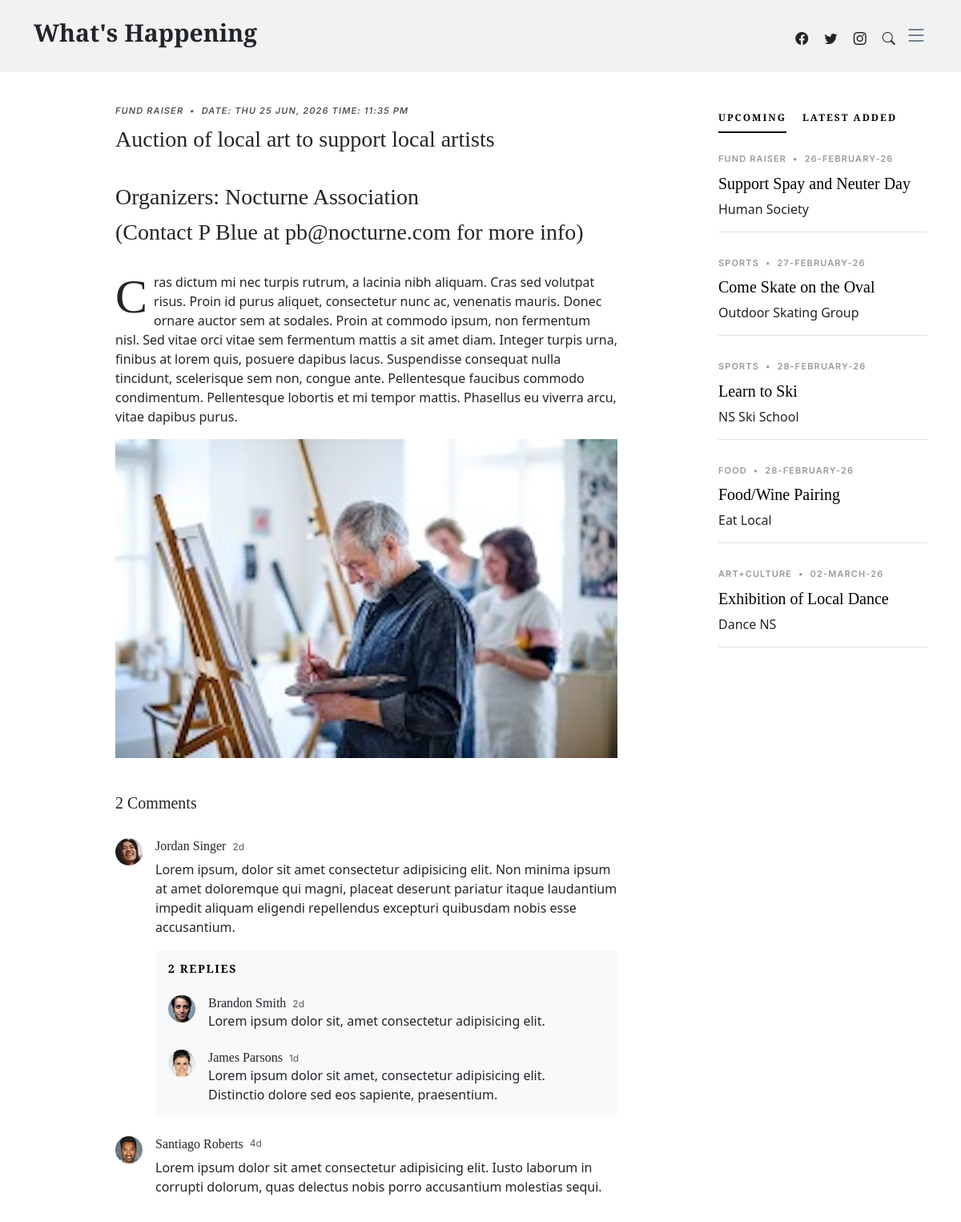
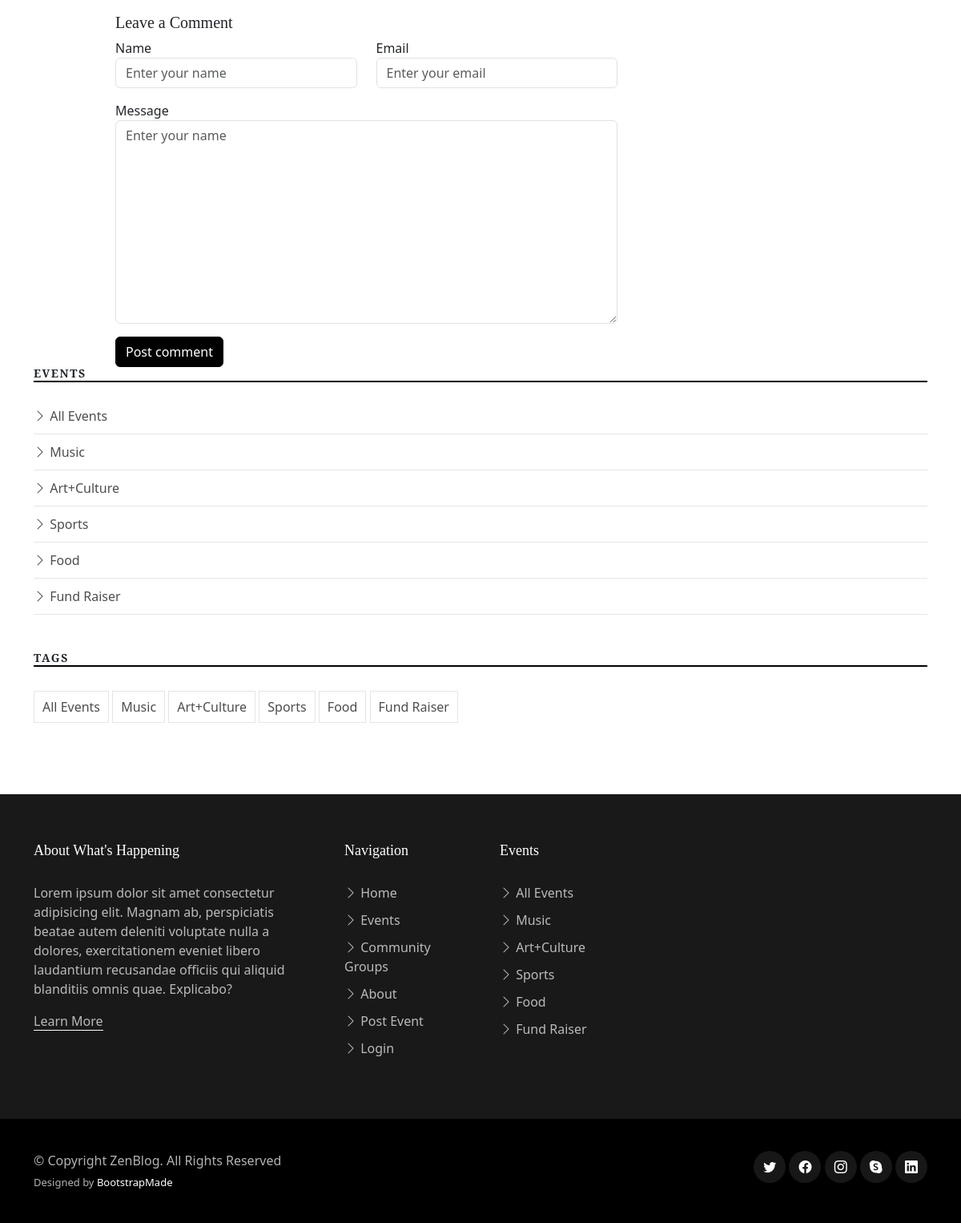
/single-post.php?event_id=8 (signed in), run on the app's committed database (2 pictures, top to bottom).
### tables this page shows
CREATE TABLE `events` (
  `EventID` int NOT NULL,
  `EventTypeID` int NOT NULL,
  `GroupID` int NOT NULL,
  `EventDate` timestamp NOT NULL DEFAULT CURRENT_TIMESTAMP,
  `SubmitDate` timestamp NOT NULL DEFAULT CURRENT_TIMESTAMP,
  `EventTitle` varchar(100) NOT NULL,
  `EventImage` varchar(50) NOT NULL,
  `EventDesc` text NOT NULL
);

CREATE TABLE `eventtypes` (
  `EventTypeID` int NOT NULL,
  `TypeName` varchar(100) NOT NULL
);

CREATE TABLE `groups` (
  `GroupID` int NOT NULL,
  `GroupName` varchar(100) NOT NULL,
  `GroupImage` varchar(50) NOT NULL,
  `GroupType` varchar(100) NOT NULL,
  `GroupDesc` text NOT NULL,
  `ContactName` varchar(255) NOT NULL,
  `ContactEmail` varchar(255) NOT NULL
);

### single-post.php (the view, shortened to what this page needs)
<!DOCTYPE html>
<html lang="en">
<head>
  <link href="assets/vendor/bootstrap/css/bootstrap.min.css" rel="stylesheet">
  <link href="assets/vendor/bootstrap-icons/bootstrap-icons.css" rel="stylesheet">
  <link href="assets/vendor/swiper/swiper-bundle.min.css" rel="stylesheet">
  <link href="assets/vendor/glightbox/css/glightbox.min.css" rel="stylesheet">
  <link href="assets/vendor/aos/aos.css" rel="stylesheet">
  <link href="assets/css/variables.css" rel="stylesheet">
  <link href="assets/css/main.css" rel="stylesheet">
</head>
<body>
  <header id="header" class="header d-flex align-items-center fixed-top">
    <div class="container-fluid container-xl d-flex align-items-center justify-content-between">
      <a href="index.html" class="logo d-flex align-items-center">
        <h1>What's Happening</h1>
      </a>
      <div class="position-relative">
        <a href="#" class="mx-2"><span class="bi-facebook"></span></a>
        <a href="#" class="mx-2"><span class="bi-twitter"></span></a>
        <a href="#" class="mx-2"><span class="bi-instagram"></span></a>
        <a href="#" class="mx-2 js-search-open"><span class="bi-search"></span></a>
        <i class="bi bi-list mobile-nav-toggle"></i>
      </div>
    </div>
  </header>
  <main id="main">
    <section class="single-post-content">
      <div class="container">
        <div class="row">
          <div class="col-md-9 post-content" data-aos="fade-up">
<?php
  $connect = db_connect();
  $eventID = filter_input(INPUT_GET, 'event_id');
  $sql = "
  SELECT
      events.*,
      groups.ContactName,
      groups.ContactEmail,
      groups.GroupName,
      eventtypes.TypeName
  FROM
      events
  LEFT JOIN
    eventtypes on eventtypes.EventTypeID = events.EventTypeID
  LEFT JOIN
      groups ON groups.GroupID = events.GroupID
  WHERE
      EventID = {$eventID};
  ";
  $eventData = $connect->query($sql);
  if($eventData->num_rows > 0) {
    while($event = $eventData->fetch_assoc()) {
      $eventGroupName = $event["GroupName"];
      $eventGroupType = $event["TypeName"];
      $eventDate = date_format(date_create($event["EventDate"]),"D d M, Y \T\I\M\E: g:i A");
      $eventTitle = $event["EventTitle"];
      $eventDescription = $event["EventDesc"];
      $eventImagePath =$event["EventImage"];
      $contactName = $event["ContactName"];
      $contactEmail = $event["ContactEmail"];
      echo <<<HTML
      <style>
        .single-post .post-meta {
          font-style: italic;
          color: #555;
        }
        .single-post h3 {
          margin-top: 5px;
          margin-bottom: 10px;
        }
        .single-post p::first-letter {
          font-size: 60px; /* Adjust size accordingly */
          float: left;
          line-height: 1;
          margin-right: 8px;
          font-family: 'Times New Roman', Times, serif; /* Or your preferred font */
        }
        .single-post img {
          max-width: 100%;
          height: auto;
          display: block;
          margin-bottom: 20px; /* Space below the image */
        }
      </style>
      <div class="single-post">
        <div class="post-meta">
          <span class="date">$eventGroupType</span>
          <span class="mx-1">&bullet;</span>
          <span>Date: $eventDate</span>
        </div>
        <h3>$eventTitle</h3>
        <br>
        <h3>Organizers: $eventGroupName</h3>
        <h3>(Contact $contactName at $contactEmail for more info)</h3>
        <br>
        <p>$eventDescription</p>
        <img src="$eventImagePath" alt="" class="img-fluid">
      </div>
      HTML;
    }
  }else{
    echo "0 results";
  }
?>
            <div class="comments">
              <h5 class="comment-title py-4">2 Comments</h5>
              <div class="comment d-flex mb-4">
                <div class="flex-shrink-0">
                  <div class="avatar avatar-sm rounded-circle">
                    <img class="avatar-img" src="assets/img/person-5.jpg" alt="" class="img-fluid">
                  </div>
                </div>
                <div class="flex-grow-1 ms-2 ms-sm-3">
                  <div class="comment-meta d-flex align-items-baseline">
                    <h6 class="me-2">Jordan Singer</h6>
                    <span class="text-muted">2d</span>
                  </div>
                  <div class="comment-body">
                    Lorem ipsum, dolor sit amet consectetur adipisicing elit. Non minima ipsum at amet doloremque qui magni, placeat deserunt pariatur itaque laudantium impedit aliquam eligendi repellendus excepturi quibusdam nobis esse accusantium.
                  </div>
                  <div class="comment-replies bg-light p-3 mt-3 rounded">
                    <h6 class="comment-replies-title mb-4 text-muted text-uppercase">2 replies</h6>
                    <div class="reply d-flex mb-4">
                      <div class="flex-shrink-0">
                        <div class="avatar avatar-sm rounded-circle">
                          <img class="avatar-img" src="assets/img/person-4.jpg" alt="" class="img-fluid">
                        </div>
                      </div>
                      <div class="flex-grow-1 ms-2 ms-sm-3">
                        <div class="reply-meta d-flex align-items-baseline">
                          <h6 class="mb-0 me-2">Brandon Smith</h6>
                          <span class="text-muted">2d</span>
                        </div>
                        <div class="reply-body">
                          Lorem ipsum dolor sit, amet consectetur adipisicing elit.
                        </div>
                      </div>
                    </div>
                    <div class="reply d-flex">
                      <div class="flex-shrink-0">
                        <div class="avatar avatar-sm rounded-circle">
                          <img class="avatar-img" src="assets/img/person-3.jpg" alt="" class="img-fluid">
                        </div>
                      </div>
                      <div class="flex-grow-1 ms-2 ms-sm-3">
                        <div class="reply-meta d-flex align-items-baseline">
                          <h6 class="mb-0 me-2">James Parsons</h6>
                          <span class="text-muted">1d</span>
                        </div>
                        <div class="reply-body">
                          Lorem ipsum dolor sit amet, consectetur adipisicing elit. Distinctio dolore sed eos sapiente, praesentium.
                        </div>
                      </div>
                    </div>
                  </div>
                </div>
              </div>
              <div class="comment d-flex">
                <div class="flex-shrink-0">
                  <div class="avatar avatar-sm rounded-circle">
                    <img class="avatar-img" src="assets/img/person-2.jpg" alt="" class="img-fluid">
                  </div>
                </div>
                <div class="flex-shrink-1 ms-2 ms-sm-3">
                  <div class="comment-meta d-flex">
                    <h6 class="me-2">Santiago Roberts</h6>
                    <span class="text-muted">4d</span>
                  </div>
                  <div class="comment-body">
                    Lorem ipsum dolor sit amet consectetur adipisicing elit. Iusto laborum in corrupti dolorum, quas delectus nobis porro accusantium molestias sequi.
                  </div>
                </div>
              </div>
            </div>
            <div class="row justify-content-center mt-5">
              <div class="col-lg-12">
                <h5 class="comment-title">Leave a Comment</h5>
                <div class="row">
                  <div class="col-lg-6 mb-3">
                    <label for="comment-name">Name</label>
                    <input type="text" class="form-control" id="comment-name" placeholder="Enter your name">
                  </div>
                  <div class="col-lg-6 mb-3">
                    <label for="comment-email">Email</label>
                    <input type="text" class="form-control" id="comment-email" placeholder="Enter your email">
                  </div>
                  <div class="col-12 mb-3">
                    <label for="comment-message">Message</label>
                    <textarea class="form-control" id="comment-message" placeholder="Enter your name" cols="30" rows="10"></textarea>
                  </div>
                  <div class="col-12">
                    <input type="submit" class="btn btn-primary" value="Post comment">
                  </div>
                </div>
              </div>
            </div>
          </div>
          <div class="col-md-3">
             <div class="aside-block">
              <ul class="nav nav-pills custom-tab-nav mb-4" id="pills-tab" role="tablist">
                <li class="nav-item" role="presentation">
                  <button class="nav-link active" id="pills-popular-tab" data-bs-toggle="pill" data-bs-target="#pills-popular" type="button" role="tab" aria-controls="pills-popular" aria-selected="true">Upcoming</button>
                </li>
                <li class="nav-item" role="presentation">
                  <button class="nav-link" id="pills-trending-tab" data-bs-toggle="pill" data-bs-target="#pills-trending" type="button" role="tab" aria-controls="pills-trending" aria-selected="false">Latest Added</button>
                </li>
              </ul>
              <div class="tab-content" id="pills-tabContent">
                <div class="tab-pane fade show active" id="pills-popular" role="tabpanel" aria-labelledby="pills-popular-tab">
                <?php
                  $JoinSql = "  SELECT
                  events.*,
                  eventtypes.TypeName AS eventType,
                  groups.GroupName,
                  groups.GroupImage
              FROM
                  events
              LEFT JOIN
                  eventtypes ON eventtypes.EventTypeID = events.EventTypeID
              LEFT JOIN
                  groups ON groups.GroupID = events.GroupID
              ORDER BY
                  EventDate ASC
              LIMIT 5;";
                  $allData = $connect->query($JoinSql);
                  if($allData->num_rows > 0) {
                    while($row = $allData->fetch_assoc()) {
                      $eventTitle =  $row["EventTitle"];
                      $eventDate = $row["EventDate"];
                      $eventNum = $row["EventID"];
                      $formattedDate = date_format(date_create($eventDate), "d-F-y");
                      $eventType = $row["eventType"];
                      $groupType = $row["GroupName"];
                      echo <<<HTML
                        <div class="post-entry-1 border-bottom" ><a href="single-post.php?event_id={$eventNum}">
                          <div class="post-meta"><span class="date">$eventType</span> <span class="mx-1">&bullet;</span> <span>$formattedDate</span></div>
                          <h2 class="mb-2"><a href="single-post.php?event_id={$eventNum}">$eventTitle</a></h2>
                          <span class="author mb-3 d-block">$groupType</span>
                          </a>
                        </div>
                      HTML;
                    }
                  }else{
                    echo "No result";
                  }
                ?>
                </div>
                </div>
              </div>
            </div>
             <div class="aside-block">
              <h3 class="aside-title">Events</h3>
              <ul class="aside-links list-unstyled">
                <li><a href="events.php"><i class="bi bi-chevron-right"></i> All Events</a></li>
                <li><a href="events.php?event_type=Music"><i class="bi bi-chevron-right"></i> Music</a></li>
                <li><a href="events.php?event_type=Art+Culture"><i class="bi bi-chevron-right"></i> Art+Culture</a></li>
                <li><a href="events.php?event_type=Sports"><i class="bi bi-chevron-right"></i> Sports</a></li>
                <li><a href="events.php?event_type=Food"><i class="bi bi-chevron-right"></i> Food</a></li>
                <li><a href="events.php?event_type=Fund Raiser"><i class="bi bi-chevron-right"></i> Fund Raiser</a></li>
              </ul>
            </div>
            <div class="aside-block">
              <h3 class="aside-title">Tags</h3>
              <ul class="aside-tags list-unstyled">
                <li><a href="events.php">All Events</a></li>
                <li><a href="events.php?event_type=Music">Music</a></li>
                <li><a href="events.php?event_type=Art+Culture">Art+Culture</a></li>
                <li><a href="events.php?event_type=Sports">Sports</a></li>
                <li><a href="events.php?event_type=Food">Food</a></li>
                <li><a href="events.php?event_type=Fund Raiser">Fund Raiser</a></li>
              </ul>
            </div>
          </div>
        </div>
    </section>
  </main>
<footer id="footer" class="footer">
    <div class="footer-content">
      <div class="container">
        <div class="row g-5">
          <div class="col-lg-4">
            <h3 class="footer-heading">About What's Happening</h3>
            <p>Lorem ipsum dolor sit amet consectetur adipisicing elit. Magnam ab, perspiciatis beatae autem deleniti voluptate nulla a dolores, exercitationem eveniet libero laudantium recusandae officiis qui aliquid blanditiis omnis quae. Explicabo?</p>
            <p><a href="about.php" class="footer-link-more">Learn More</a></p>
          </div>
          <div class="col-6 col-lg-2">
            <h3 class="footer-heading">Navigation</h3>
            <ul class="footer-links list-unstyled">
              <li><a href="index.php"><i class="bi bi-chevron-right"></i> Home</a></li>
              <li><a href="events.php"><i class="bi bi-chevron-right"></i> Events</a></li>
              <li><a href="groups.php"><i class="bi bi-chevron-right"></i> Community Groups</a></li>
              <li><a href="about.php"><i class="bi bi-chevron-right"></i> About</a></li>
               <li><a href="post.php"><i class="bi bi-chevron-right"></i> Post Event</a></li>
              <li><a href="login.php"><i class="bi bi-chevron-right"></i> Login</a></li>
            </ul>
          </div>
          <div class="col-6 col-lg-2">
            <h3 class="footer-heading">Events</h3>
            <ul class="footer-links list-unstyled">
              <li><a href="events.php"><i class="bi bi-chevron-right"></i> All Events</a></li>
              <li><a href="events.php?event_type=Music"><i class="bi bi-chevron-right"></i> Music</a></li>
              <li><a href="events.php?event_type=Art+Culture"><i class="bi bi-chevron-right"></i> Art+Culture</a></li>
              <li><a href="events.php?event_type=Sports"><i class="bi bi-chevron-right"></i> Sports</a></li>
              <li><a href="events.php?event_type=Food"><i class="bi bi-chevron-right"></i> Food</a></li>
              <li><a href="events.php?event_type=Fund Raiser"><i class="bi bi-chevron-right"></i> Fund Raiser</a></li>
            </ul>
          </div>
        </div>
      </div>
    </div>
    <div class="footer-legal">
      <div class="container">
        <div class="row justify-content-between">
          <div class="col-md-6 text-center text-md-start mb-3 mb-md-0">
            <div class="copyright">
              © Copyright <strong><span>ZenBlog</span></strong>. All Rights Reserved
            </div>
            <div class="credits">
              Designed by <a href="https://bootstrapmade.com/">BootstrapMade</a>
            </div>
          </div>
          <div class="col-md-6">
            <div class="social-links mb-3 mb-lg-0 text-center text-md-end">
              <a href="#" class="twitter"><i class="bi bi-twitter"></i></a>
              <a href="#" class="facebook"><i class="bi bi-facebook"></i></a>
              <a href="#" class="instagram"><i class="bi bi-instagram"></i></a>
              <a href="#" class="google-plus"><i class="bi bi-skype"></i></a>
              <a href="#" class="linkedin"><i class="bi bi-linkedin"></i></a>
            </div>
          </div>
        </div>
      </div>
    </div>
  </footer>
</body>
</html>

### data on the page
events: EventTypeID.TypeName "FUND RAISER", EventDate "THU 25 JUN, 2026 TIME: 11:35 PM", EventTitle "Auction of local art to support local artists", GroupID.GroupName "Nocturne Association", GroupID.ContactName "P Blue", GroupID.ContactEmail "pb@nocturne.com", EventDesc "Cras dictum mi nec turpis rutrum, a lacinia nibh aliquam. Cras sed volutpat risus. Proin id purus aliquet, consectetur nunc ac, venenatis mauris. Donec ornare auctor sem at sodales. Proin at commodo ipsum, non fermentum nisl. Sed vitae orci vitae sem fermentum mattis a sit amet diam. Integer turpis urna, finibus at lorem quis, posuere dapibus lacus. Suspendisse consequat nulla tincidunt, scelerisque sem non, congue ante. Pellentesque faucibus commodo condimentum. Pellentesque lobortis et mi tempor mattis. Phasellus eu viverra arcu, vitae dapibus purus.", EventImage (picture)
events: EventTypeID.TypeName "FUND RAISER", EventDate "26-FEBRUARY-26", EventTitle "Support Spay and Neuter Day", GroupID.GroupName "Human Society"
events: EventTypeID.TypeName "SPORTS", EventDate "27-FEBRUARY-26", EventTitle "Come Skate on the Oval", GroupID.GroupName "Outdoor Skating Group"
events: EventTypeID.TypeName "SPORTS", EventDate "28-FEBRUARY-26", EventTitle "Learn to Ski", GroupID.GroupName "NS Ski School"
events: EventTypeID.TypeName "FOOD", EventDate "28-FEBRUARY-26", EventTitle "Food/Wine Pairing", GroupID.GroupName "Eat Local"
events: EventTypeID.TypeName "ART+CULTURE", EventDate "02-MARCH-26", EventTitle "Exhibition of Local Dance", GroupID.GroupName "Dance NS"
